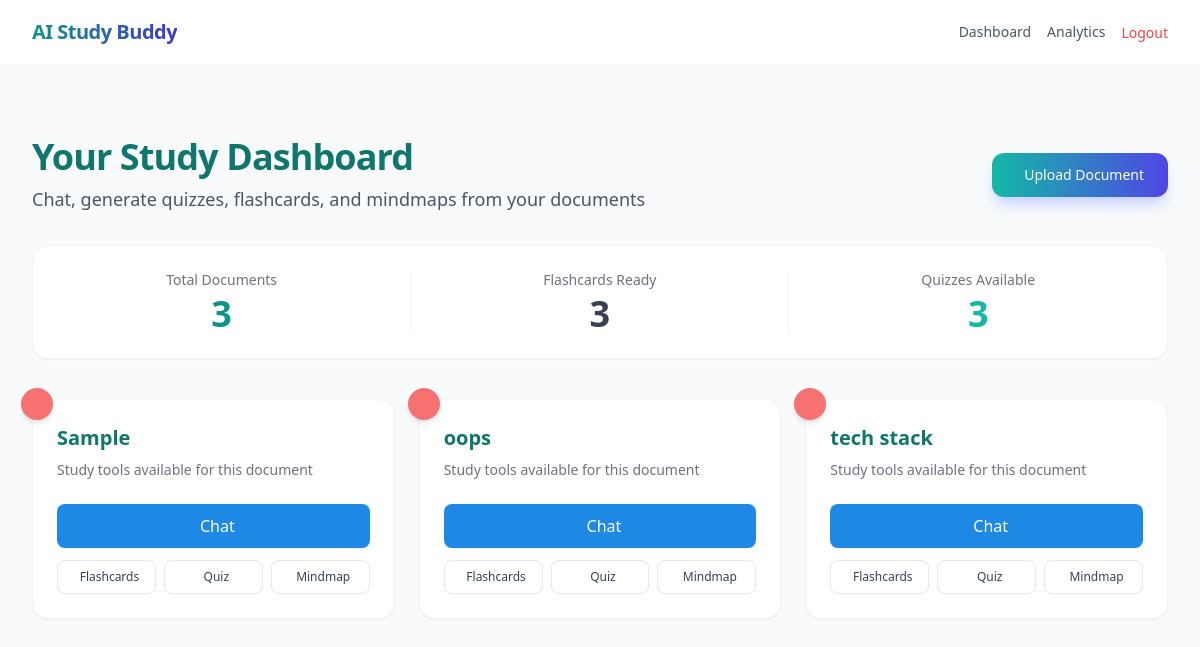
The app's page /learning/dashboard/ (signed in) with its own data.
### learning/models.py (models this page shows)
class StudyDocument(models.Model):
    user = models.ForeignKey(User, on_delete=models.CASCADE)
    title = models.CharField(max_length=255)
    file = models.FileField(upload_to='documents/', null=True, blank=True)
    uploaded_at = models.DateTimeField(auto_now_add=True)

### learning/views.py (the view)
# urls.py: path("dashboard/", views.dashboard, name="dashboard"),
@login_required
def dashboard(request):
    documents = StudyDocument.objects.filter(user=request.user).exclude(file="").exclude(file__isnull=True)
    return render(request, "learning/dashboard.html", {
        "documents": documents
    })

### templates/learning/dashboard.html (shortened to what this page needs)
{% extends 'base.html' %}
{% block content %}
<div class="flex flex-col md:flex-row md:items-center md:justify-between py-8">
    <div>
        <h2 class="text-4xl font-bold text-teal-700 dark:text-teal-400 tracking-tight">
            Your Study Dashboard
        </h2>
        <p class="text-gray-600 dark:text-gray-300 mt-2 text-lg">
            Chat, generate quizzes, flashcards, and mindmaps from your documents
        </p>
    </div>
    {% if documents %}
    <a href="{% url 'upload_document' %}"
        class="mt-4 md:mt-0 bg-gradient-to-r from-teal-500 to-indigo-600 hover:from-teal-600 hover:to-indigo-700 text-white font-medium px-6 py-3 rounded-xl shadow-lg shadow-indigo-200 dark:shadow-none transform hover:-translate-y-0.5 transition-all text-sm flex items-center gap-2">
        Upload Document
    </a>
    {% endif %}
</div>
<div class="bg-white dark:bg-slate-800 rounded-2xl shadow-sm border border-gray-100 dark:border-slate-700 flex justify-around items-center py-6 mb-10 transition-colors">
    <div class="text-center w-full border-r border-gray-100 dark:border-slate-700">
        <p class="text-gray-500 dark:text-gray-400 text-sm font-medium mb-1">Total Documents</p>
        <p class="text-4xl font-bold text-teal-600 dark:text-teal-400">
            {{ documents|length }}
        </p>
    </div>
    <div class="text-center w-full border-r border-gray-100 dark:border-slate-700">
        <p class="text-gray-500 dark:text-gray-400 text-sm font-medium mb-1">Flashcards Ready</p>
        <p class="text-4xl font-bold text-gray-700 dark:text-gray-200">
            {{ documents|length }}
        </p>
    </div>
    <div class="text-center w-full">
        <p class="text-gray-500 dark:text-gray-400 text-sm font-medium mb-1">Quizzes Available</p>
        <p class="text-4xl font-bold text-teal-500 hover:text-teal-400">
            {{ documents|length }}
        </p>
    </div>
</div>
<div class="grid grid-cols-1 md:grid-cols-2 lg:grid-cols-3 gap-6 pb-12">
    {% for doc in documents %}
    <div class="relative group bg-white dark:bg-slate-800 border border-gray-100 dark:border-slate-700 shadow-sm rounded-2xl p-6 hover:shadow-xl dark:hover:shadow-slate-900/50 transition duration-300">
        <form action="{% url 'delete_document' doc.id %}" method="POST" class="absolute -top-3 -left-3" onsubmit="return confirm('Are you sure you want to delete this document? All associated quizzes, mindmaps, and history will be permanently lost.');">
            <button type="submit" class="bg-red-400 hover:bg-red-500 text-white w-8 h-8 rounded-full flex items-center justify-center shadow-md dark:shadow-none transition-colors">
            </button>
        </form>
        <h3 class="text-xl font-bold text-teal-700 dark:text-teal-400 mb-2 truncate">
            {{ doc.title }}
        </h3>
        {% if doc.file %}
        <p class="text-gray-500 dark:text-gray-400 text-sm mb-6">
            Study tools available for this document
        </p>
        {% else %}
        <p class="text-gray-500 dark:text-gray-400 text-sm mb-6">
            General Chat Session
        </p>
        {% endif %}
        <a href="{% url 'chat' doc.id %}"
            class="flex items-center justify-center gap-2 w-full bg-[#1e88e5] hover:bg-blue-600 text-white font-medium py-2.5 rounded-lg transition shadow-sm mb-3">
             Chat
        </a>
        {% if doc.file %}
        <div class="grid grid-cols-3 gap-2">
            <a href="{% url 'flashcards' doc.id %}"
                class="flex items-center justify-center gap-1.5 bg-white dark:bg-slate-700 border border-gray-200 dark:border-slate-600 text-gray-700 dark:text-gray-200 text-xs font-medium py-2 rounded-lg hover:border-pink-300 hover:text-pink-600 dark:hover:border-pink-400 dark:hover:text-pink-400 transition">
                 Flashcards
            </a>
            <a href="{% url 'quiz' doc.id %}"
                class="flex items-center justify-center gap-1.5 bg-white dark:bg-slate-700 border border-gray-200 dark:border-slate-600 text-gray-700 dark:text-gray-200 text-xs font-medium py-2 rounded-lg hover:border-red-300 hover:text-red-500 dark:hover:border-red-400 dark:hover:text-red-400 transition">
                 Quiz
            </a>
            <button type="button" onclick="openMindmapModal('{{ doc.id }}')"
                class="flex items-center justify-center gap-1.5 bg-white dark:bg-slate-700 border border-gray-200 dark:border-slate-600 text-gray-700 dark:text-gray-200 text-xs font-medium py-2 rounded-lg hover:border-yellow-300 hover:text-yellow-500 dark:hover:border-yellow-400 dark:hover:text-yellow-400 transition w-full">
                 Mindmap
            </button>
        </div>
        {% endif %}
    </div>
    {% endfor %}
</div>
{% endblock %}

### records on screen
StudyDocument: title "Sample", shows "Study tools available for this document"
StudyDocument: title "oops", shows "Study tools available for this document"
StudyDocument: title "tech stack", shows "Study tools available for this document"

### other values on screen
{{ documents|length }} "3"
